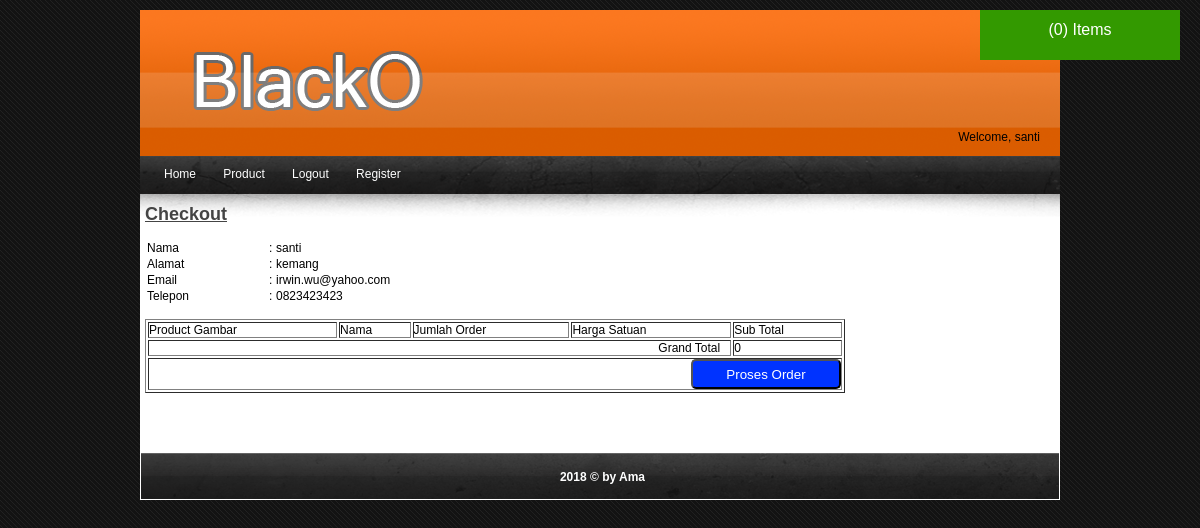
The page /detail_checkout.php (signed in) on the database its author committed.
### tables this page shows
CREATE TABLE `user` (
  `email` varchar(150) NOT NULL,
  `password` varchar(150) NOT NULL,
  `nama` varchar(100) NOT NULL,
  `alamat` text NOT NULL,
  `telepon` varchar(16) NOT NULL,
  `session_id` varchar(100) NOT NULL,
  `type` varchar(15) NOT NULL,
  `status` varchar(15) NOT NULL
);

### session.php (called while the page is built, shortened)
<?php
require_once 'koneksi.php';
$user=mysqli_query($con, "SELECT * FROM user where email='".@$_SESSION['hms']."'");
$rowUser=mysqli_fetch_array($user);
?>

### detail_checkout.php (the view, shortened to what this page needs)
<?php
require_once 'session.php';
?>
<!DOCTYPE html PUBLIC "-//W3C//DTD XHTML 1.0 Transitional//EN" "http://www.w3.org/TR/xhtml1/DTD/xhtml1-transitional.dtd">
<html xmlns="http://www.w3.org/1999/xhtml">
<head>
<?php require_once 'title.php'; ?>
</head>
<body>
<div id="wrapper">
	<?php require_once 'header.php'; ?>
    <?php require_once 'menu.php'; ?>
    <div id="content">
        <div id="contenttext">
            <h2>Checkout</h2><br>
            <table width="500" >
                <tr>
                    <td width="120">Nama</td>
                    <td width="5">:</td>
                    <td><?php echo $rowUser['nama']; ?></td>
                </tr>
                <tr>
                    <td width="120">Alamat</td>
                    <td width="5">:</td>
                    <td><?php echo $rowUser['alamat']; ?></td>
                </tr>
                <tr>
                    <td width="120">Email</td>
                    <td width="5">:</td>
                    <td><?php echo $rowUser['email']; ?></td>
                </tr>
                <tr>
                    <td width="120">Telepon</td>
                    <td width="5">:</td>
                    <td><?php echo $rowUser['telepon']; ?></td>
                </tr>
            </table>
            <br>
            <table width="700" border="1">
                <tr>
                    <td>Product Gambar</td>
                    <td>Nama</td>
                    <td>Jumlah Order</td>
                    <td>Harga Satuan</td>
                    <td>Sub Total</td>
                </tr>
                <tr>
                    <td colspan="4" align="right"> Grand Total &nbsp;&nbsp;</td>
                    <td><?php echo number_format($grandtotal, 0, ",", "."); ?></td>
                </tr>
                <tr>
                    <td colspan="5" align="right">
                        <a href="proses_order.php">
                        <input type="button" name="proses_order" value="Proses Order" id="orderButton">
                        </a>
                    </td>
                </tr>
            </table>
        </div>
    </div>
    <?php require_once 'footer.php'; ?>
</div>
</body>
</html>

### header.php
<a href="detail_cart.php">
    <div id="cart">
        <?php
        $cartCount = isset($_SESSION['myCart']) && is_array($_SESSION['myCart']) ? count($_SESSION['myCart']) : 0;
        echo "($cartCount) Items";
        ?>
    </div>
</a>
<a href="index.php">
    <div id="header">
        <?php
        if (isset($_SESSION['hms'])) {
            ?>
            <div id="welcome">
                <?php echo "Welcome, " . htmlspecialchars($rowUser['nama']); ?>
            </div>
            <?php
        }
        ?>
    </div>
</a>

### css/style.css (style rules this page uses)
a { color:inherit; text-decoration:none; }
* { margin:0; padding:0; }
body { font-family:Trebuchet MS, Arial, Helvetica, sans-serif; font-size:12px; background:url(../images/bg.jpg) repeat; margin:10px 0 25px 0; }
#wrapper { width:920px; margin:0 auto; }
#header { height:146px; background-image:url(../images/header.png); background-repeat:no-repeat; padding-left:15px; }
#content { background:url(../images/zz.PNG) top repeat-x #ffffff; padding-top:10px; padding-bottom:60px; }
#contenttext { margin-left:5px; overflow: hidden; }
h2 { color:#444444; text-decoration:underline; }
#cart { width:200px; height:50px; float:right; background:#003; line-height:40px; color:#FFF; text-align:center; font-size:16px; position:fixed; right:20px; z-index:10000; }
input#orderButton { width:150px; height:30px; background:#03F; color:#FFF; border-radius:5px 5px 5px 5px; }
#cart { width:200px; height:50px; float:right; background:#390; line-height:40px; color:#FFF; text-align:center; font-size:16px; position:fixed; right:20px; z-index:10000; }
#welcome { float: right; margin: 120px 20px 0 0; }

### rows shown on the page
user: nama "santi", alamat "kemang", email "irwin.wu@yahoo.com", telepon "0823423423"

### other values the page prints
$cartCount "0"
$grandtotal "0"
